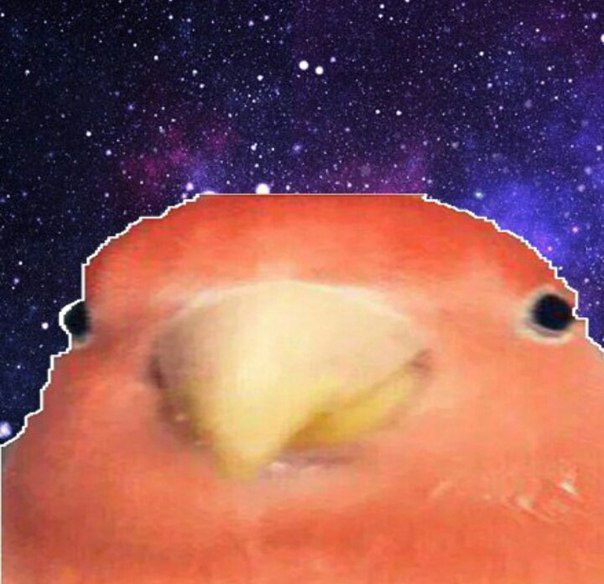
#> input picture pepuk.jpg, 604 x 584 px
$ jupyter execute lab_2.ipynb
#> lines starting #> are read from the running program, lines starting #| are printed output that depends on the picture; after the words box and inside, x2 and y2 are one past the last pixel; in counts of white or black regions, pixels touching at a corner belong together
# ЛР №2

Вариант 5
Студент: Геворкян Д.Ф.

## Первое задание.

Загрузить в среду одно из полноцветных изображений из предыдущей
лабораторной работы. Разделить полноцветное изображения на отдельные
каналы. Использовать встроенную функцию np.histogram для вычисления
гистограмм каждого цветового канала. В графическом окне отобразить:

− каждый цветовой канал в полутоновом цвете и его гистограмму;

− исходное полноцветное изображение и гистограмму цветного
изображения, на которой отображены все три гистограммы каждого цветового
канала. Кривым гистограммам придать цвет соответствующего им канала.

[cell 1]
import numpy as np
import matplotlib.pyplot as plt
import cv2

[cell 2]
# Загрузка изображения
image = cv2.imread('pepuk.jpg')
#> image is the input picture: shape (584, 604, 3); mean B, G, R 88.9, 91.4, 149.1
image = cv2.cvtColor(image, cv2.COLOR_BGR2RGB)  # Конвертация из BGR в RGB

# Разделение на каналы
channels = cv2.split(image)
colors = ('red', 'green', 'blue')
channel_names = ('Red канал', 'Green канал', 'Blue канал')

# Расположение для изображений/графиков
fig = plt.figure(figsize=(15, 12))
gs = fig.add_gridspec(4, 4)

ax_original = fig.add_subplot(gs[0, 1:3])
ax_original.imshow(image)
ax_original.set_title('Исходное изображение', pad=10)
ax_original.axis('off')

# Отображение каналов и их гистограмм
for i, (channel, color, name) in enumerate(zip(channels, colors, channel_names)):
    # Полутоновое изображение канала
    ax_channel = fig.add_subplot(gs[1, i])
    ax_channel.imshow(channel, cmap='gray')
    ax_channel.set_title(name, pad=5)
    ax_channel.axis('off')

    # Гистограмма канала
    ax_hist = fig.add_subplot(gs[2, i])
    hist = np.histogram(channel, bins=256, range=(0, 256))[0]
    ax_hist.plot(hist, color=color)
    ax_hist.set_title(f'{color} гистограмма', pad=5)
    ax_hist.set_xlim([0, 256])
#> this loop made 3 passes
#> (color, name) on passes 1 to 3: ('red', 'Red канал'), ('green', 'Green канал'), ('blue', 'Blue канал')

# Общая гистограмма всех каналов
ax_combined = fig.add_subplot(gs[3, :])  # Занимает всю нижнюю строку
for channel, color in zip(channels, colors):
    hist = np.histogram(channel, bins=256, range=(0, 256))[0]
    ax_combined.plot(hist, color=color, label=color)
#> this loop made 3 passes
ax_combined.set_title('Комбинированная гистограмма', pad=10)
ax_combined.set_xlim([0, 256])
ax_combined.legend()

plt.tight_layout(pad=2.0)
plt.show()
#> figure, not shown here; panel 3: curve peaks at x = 244, y = 7113; panel 5: curve peaks at x = 18, y = 5663; panel 7: curve peaks at x = 67, y = 5091; panel 8: curve peaks at x = 244, y = 7113

## Второе задание.
Выполнить бинаризацию полутонового изображения из пункта 3 с разными
значениями порогов яркости. Для этого задействовать встроенную функцию
cv2.threshold. Результат бинаризации изображения вывести в графическом окне.

[cell 3]
import cv2
import matplotlib.pyplot as plt

# Загрузка изображения в оттенках серого
image = cv2.imread('pepuk.jpg', cv2.IMREAD_GRAYSCALE)
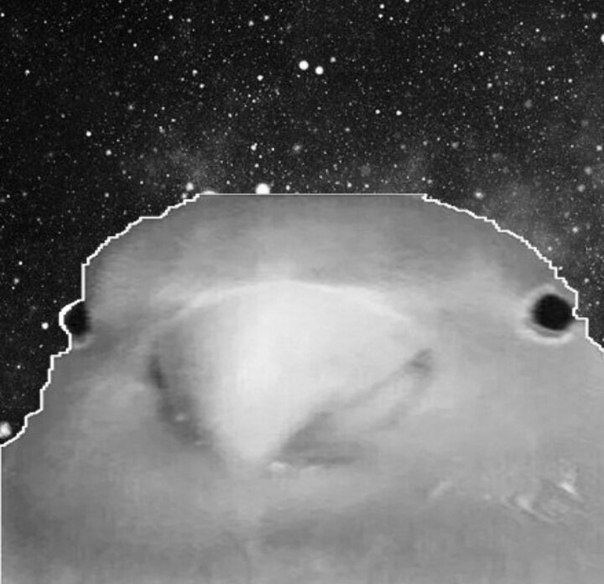
#> image: shape (584, 604); min 0, max 255, mean 108.3

# Пороги для бинаризации
thresholds = [70, 120, 170, 200, 220]

# Создаем subplot для отображения результатов
plt.figure(figsize=(15, 10))

# Выводим исходное изображение
plt.subplot(2, 3, 1)
plt.imshow(image, cmap='gray')
plt.title('Исходное изображение')
plt.axis('off')

# Применяем бинаризацию для каждого порога
for i, thresh in enumerate(thresholds, 2):
    # Применяем пороговую бинаризацию (THRESH_BINARY)
    _, binary_img = cv2.threshold(image, thresh, 255, cv2.THRESH_BINARY)

    # Отображаем результат
    plt.subplot(2, 3, i)
    plt.imshow(binary_img, cmap='gray')
    plt.title(f'Порог = {thresh}')
    plt.axis('off')
#> this loop made 5 passes
#> pass 1, `_, binary_img = cv2.threshold(image, thresh, 255, cv2.THRESH_BINARY)`:
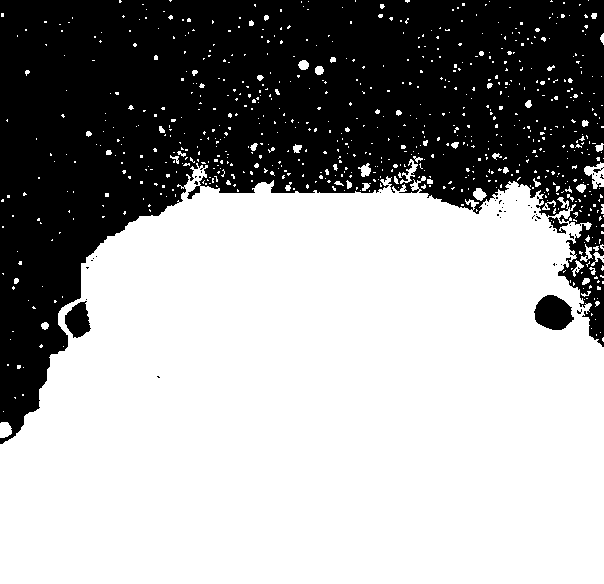
#> binary_img: shape (584, 604); 61.7% white; 49 black regions (44 under 20 px), largest, box (x1, y1, x2, y2) and area: (0, 0, 604, 444) 133273, (534, 295, 574, 330) 1015, (65, 301, 91, 338) 634, (548, 217, 568, 234) 142, (593, 167, 604, 173) 24
#> pass 3, `_, binary_img = cv2.threshold(image, thresh, 255, cv2.THRESH_BINARY)`:
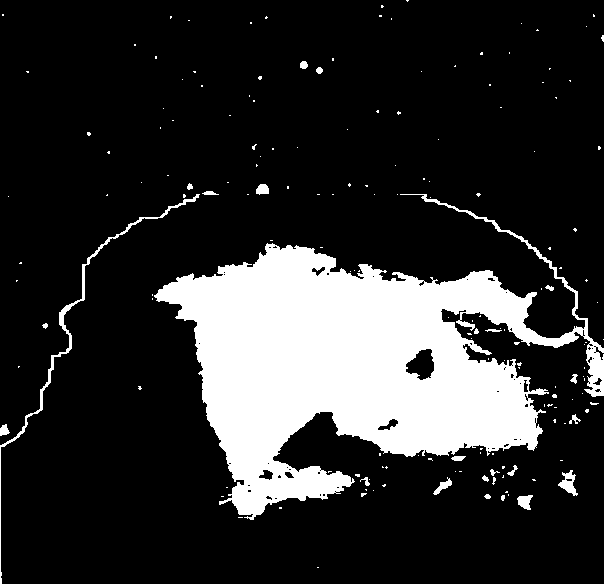
#> binary_img: shape (584, 604); 18.5% white; 169 white regions (145 under 20 px), largest, box (x1, y1, x2, y2) and area: (154, 194, 604, 520) 62133, (0, 194, 200, 584) 1255, (558, 470, 578, 496) 244


plt.show()
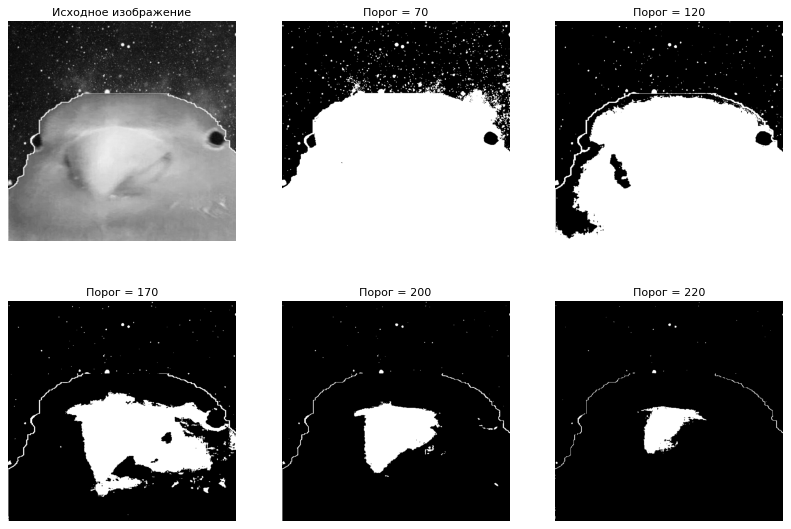
#> figure drawn by matplotlib, 6 panels

## Третье задание.
Выполнить, написав собственный алгоритм (функцию):

− вычисление и построение гистограммы полутонового изображения из
пункта 3. Результат работы алгоритма вывести в отдельном графическом окне;

− построение негатива изображения. Также необходимо вычислить и
построить гистограмму изображения. Результат работы алгоритма отобразить в
отдельном графическом окне;

− бинаризацию полутонового изображения по формуле (7). Выполнить
бинаризацию используя формулу с разными значениями порогов яркости. Все
полученные изображения отобразить в одном графическом окне;

− линейное преобразование диапазона яркостей по формуле (11).
Построить серию изображений с разными значениями 𝑥_min и 𝑥_𝑚𝑎𝑥. Подобрать
оптимальное преобразования. Все результаты отобразить в одном графическом
окне. Также напротив каждого изображения построить его гистограмму.

[cell 4]
def plot_h(*hists, xlabel, ylabel, title):
    for i, h in enumerate(hists):
        if i % 2 == 0:
            plt.plot(h, hists[i+1])
    plt.xlabel(xlabel, fontsize=14)
    plt.ylabel(ylabel, fontsize=14)
    plt.title(title, fontsize=14)


def plot_im(im, title, im_type):
    if im_type == "rgb":
        plt.imshow(im)
    elif im_type == "gray":
        plt.imshow(im, cmap='gray', vmin=0, vmax=255)
    plt.title(title, fontsize=12)
    plt.xticks([])
    plt.yticks([])


def hist(im, bins):
#> called with bins = 256
    height, width = im.shape[:2]
#> height = 584; width = 604
    res = np.zeros(bins)
    for i in range(height):
        for j in range(width):
            val = im[i, j]
            if val < bins:
                res[val] += 1
#> after the loop, res = 256 values, max 4208 at index 25, min 0 at index 0, mean 1377.9
#> the loop in plot_h, `for i, h in enumerate(hists):` made 2 passes
    return res


def neg(im):
    return 255 - im
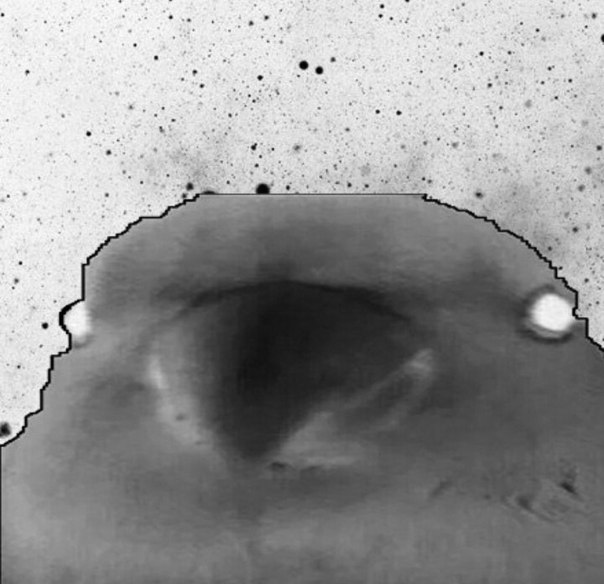
#> returned value: shape (584, 604); min 0, max 254, mean 146.7


def bin_threshold(im, threshold):
    return (im > threshold).astype(np.uint8) * 255


def linear_transform(im, x_min, x_max):
    res = np.zeros_like(im, dtype=np.uint8)
    mask = (im >= x_min) & (im <= x_max)
    res[mask] = 255 * (im[mask] - x_min) / (x_max - x_min)
    res[im > x_max] = 255
    return res


def main():
    im = cv2.cvtColor(cv2.imread("pepuk.jpg"), cv2.COLOR_BGR2GRAY)

    plt.figure(figsize=(12, 5))
    plt.subplot(121)
    plot_im(im, 'Полутоновое изображение', 'gray')
    plt.subplot(122)
    plot_h(hist(im, 256), 'b', xlabel='B', ylabel='N', title='Гистограмма')
    plt.show()

    plt.figure(figsize=(12, 5))
    plt.subplot(121)
    plot_im(neg(im), 'Негатив изображения', 'gray')
    plt.subplot(122)
    plot_h(hist(neg(im), 256), 'b', xlabel='B', ylabel='N', title='Гистограмма')
#> the loop in plot_h (call 2), `for i, h in enumerate(hists):` made 2 passes
    plt.show()
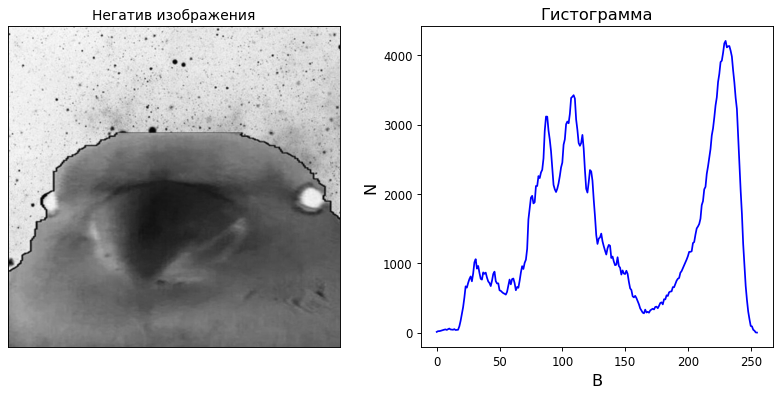
#> figure drawn by matplotlib, 2 panels; panel 2: curve peaks at x = 230, y = 4208

    im = cv2.cvtColor(cv2.imread("pepuk.jpg"), cv2.COLOR_BGR2GRAY)

    plt.figure(figsize=(10, 6))
    thresholds = [80, 90, 100, 125, 150]
    plt.subplot(231)
    plot_im(im, 'Полутоновое изображение', 'gray')
    for i, thresh in enumerate(thresholds, start=2):
        plt.subplot(2, 3, i)
        plot_im(bin_threshold(im, thresh), f'Бинаризация (порог {thresh})', 'gray')
    plt.show()
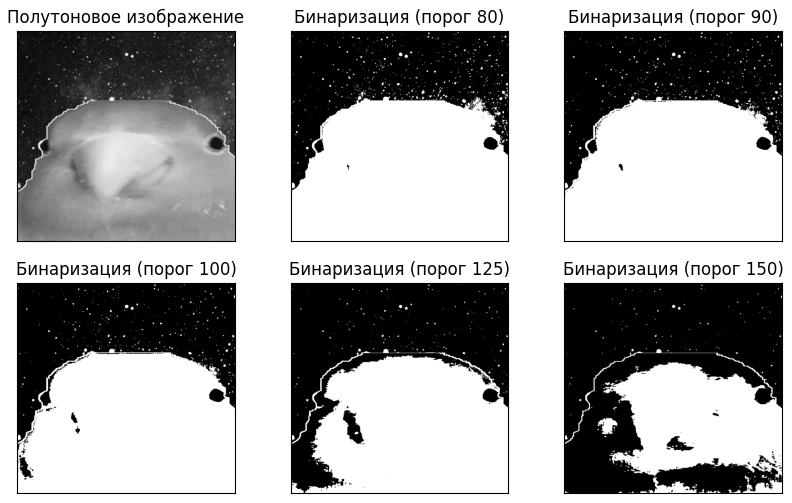
#> figure drawn by matplotlib, 6 panels

    im = cv2.cvtColor(cv2.imread("pepuk.jpg"), cv2.COLOR_BGR2GRAY)

    plt.figure(figsize=(12, 20))
    transforms = [
        (0, 120, '0, 120'),
        (12, 90, '12, 90'),
        (50, 125, '50, 125')
    ]

    for i, (x_min, x_max, label) in enumerate(transforms, start=1):
        transformed = linear_transform(im, x_min, x_max)
        plt.subplot(4, 2, 2*i-1)
        plot_im(transformed, f'Линейное преобразование\nx_min = {label}', 'gray')
        plt.subplot(4, 2, 2*i)
        plot_h(hist(transformed, 256), 'b', xlabel='Яркость', ylabel='N', title='Гистограмма')
#> this loop made 3 passes
#> pass 2, in linear_transform (call 2), `mask = (im >= x_min) & (im <= x_max)`:
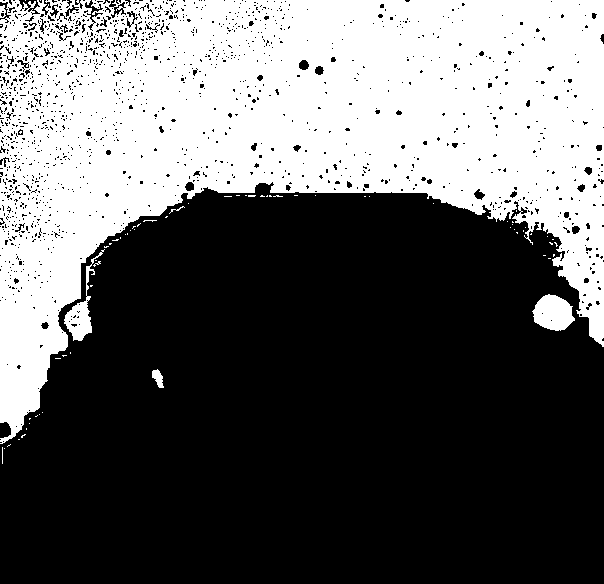
#> mask: shape (584, 604) bool; 39.3% white; 70 white regions (64 under 20 px), largest, box (x1, y1, x2, y2) and area: (0, 0, 604, 444) 136201, (532, 294, 575, 331) 1121, (64, 249, 105, 341) 876, (152, 369, 164, 388) 136, (0, 5, 6, 18) 52, (169, 206, 185, 214) 25
#> after the loop:
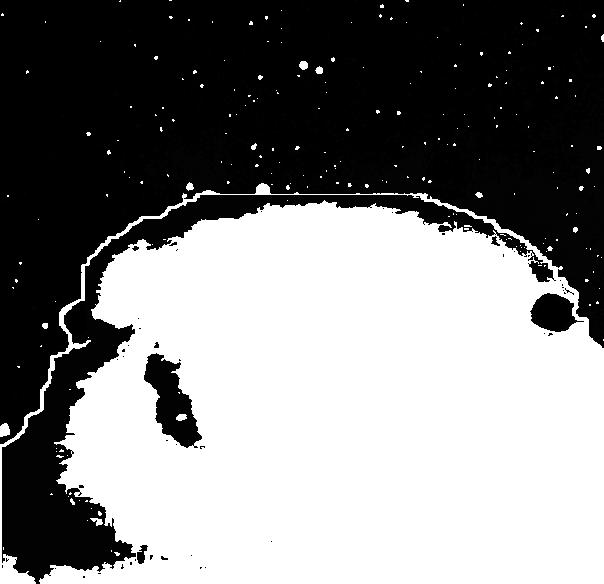
#> transformed: shape (584, 604); min 0, max 255, mean 130

    plt.subplot(421)
    plot_im(im, 'Полутоновое изображение', 'gray')
    plt.subplot(422)
    plot_h(hist(im, 256), 'b', xlabel='Яркость', ylabel='N', title='Гистограмма')
    plt.show()
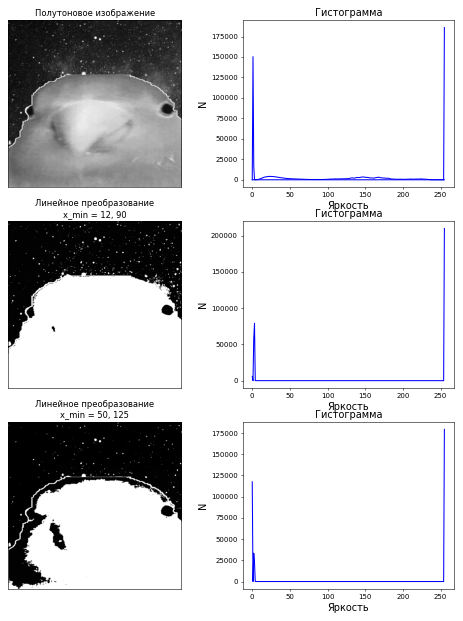
#> figure drawn by matplotlib, 6 panels; panel 2: curve peaks at x = 255, y = 185888; panel 2: curve peaks at x = 25, y = 4208; panel 4: curve peaks at x = 255, y = 209911; panel 6: curve peaks at x = 255, y = 179342

main()
